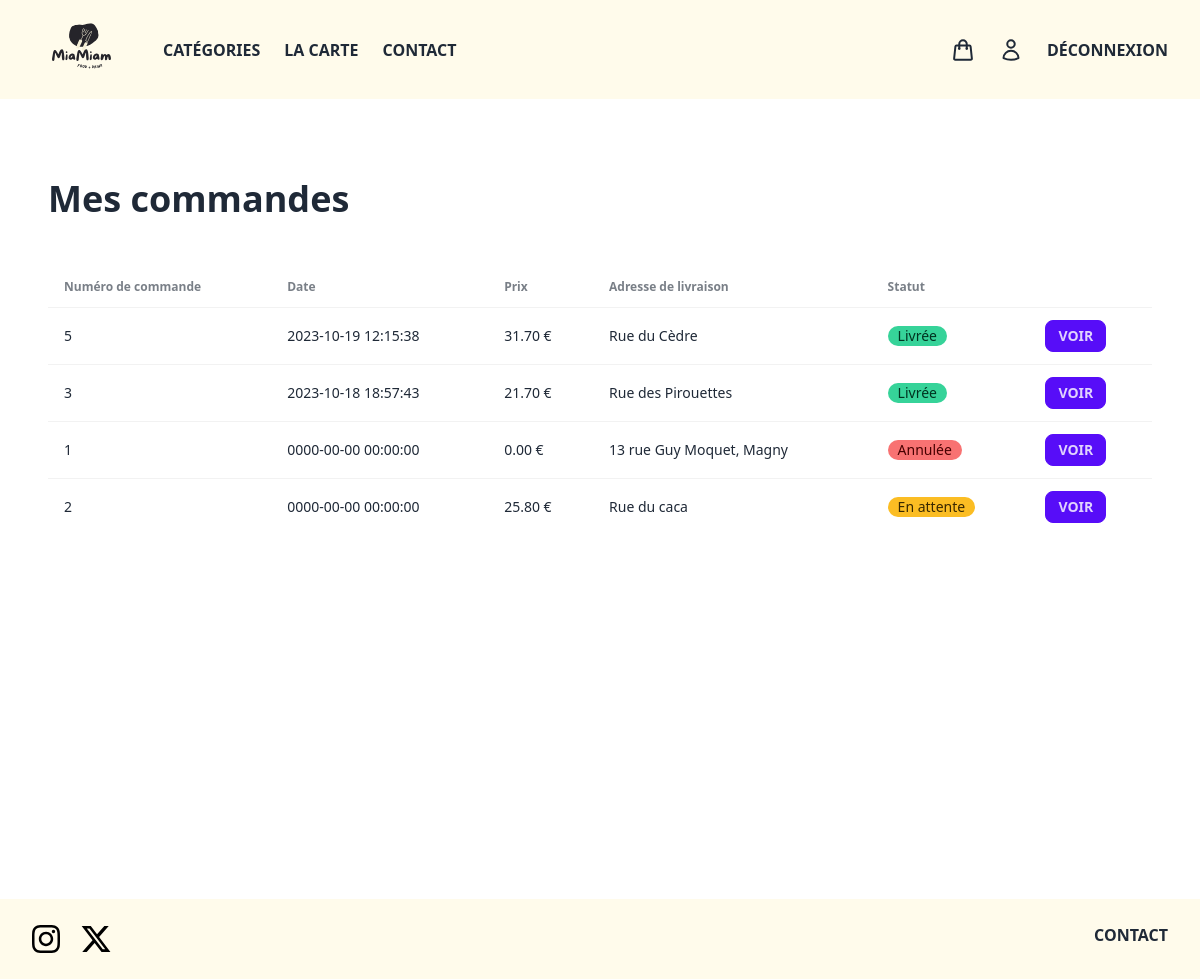
Before: /account-orders.php (signed in) with the older database file.
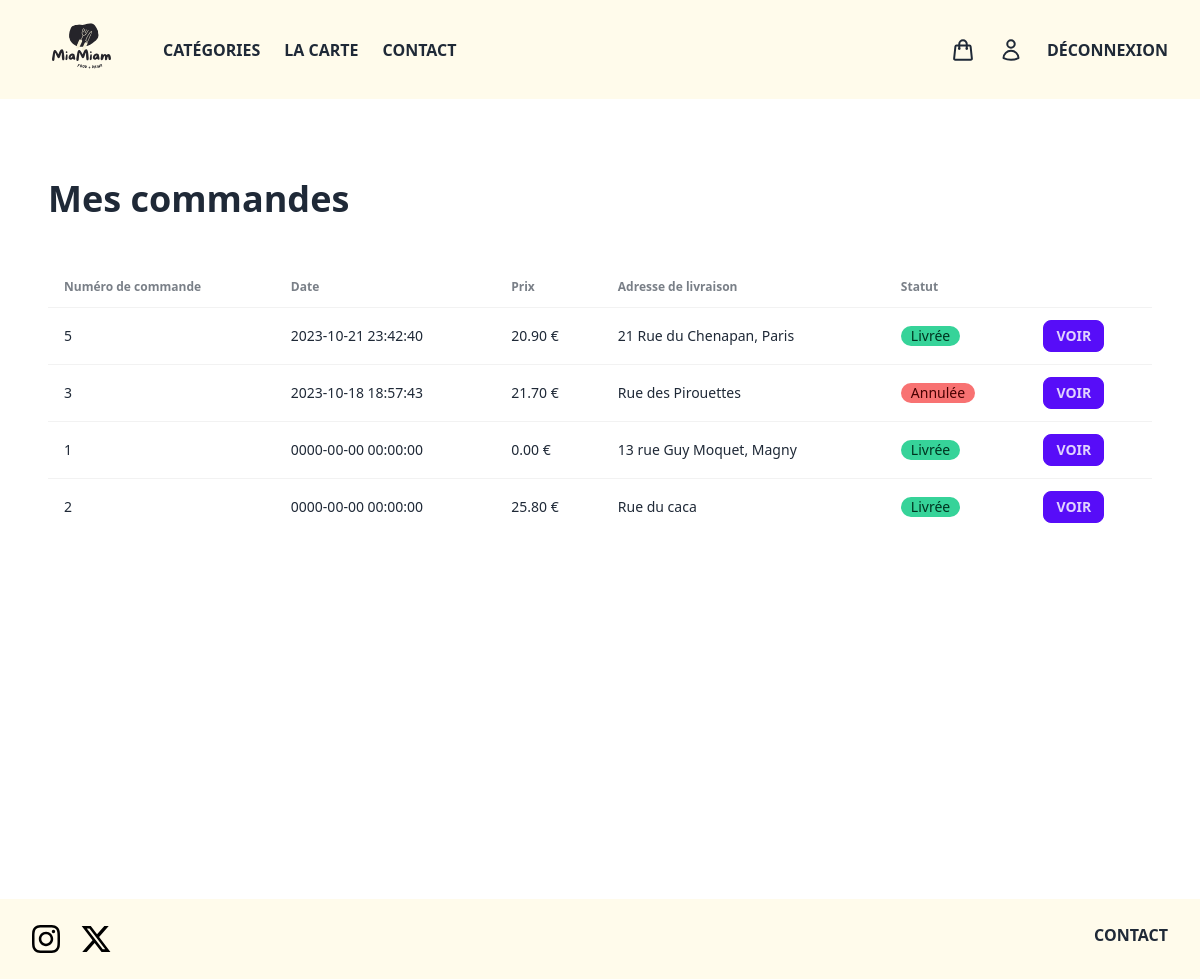
After: the same page with the newer database file.
### tables this page shows
CREATE TABLE IF NOT EXISTS `food_order` (
  `id` int NOT NULL AUTO_INCREMENT,
  `price` decimal(10,2) NOT NULL,
  `user_id` int NOT NULL,
  `delivery_address` varchar(255) NOT NULL,
  `order_date` timestamp NOT NULL DEFAULT CURRENT_TIMESTAMP,
  `status` varchar(255) NOT NULL,
  `comment` varchar(255) NOT NULL,
  PRIMARY KEY (`id`)
);

### account-orders.php (the view, shortened to what this page needs)
<?php
require("connection.php");
try {
    $sql = "SELECT * FROM food_order WHERE user_id = :user_id ORDER BY order_date DESC";
    $stmt = $conn->prepare($sql);
    $stmt->execute(array(
        ":user_id" => $_SESSION["shop_id"]
    ));
    $orders = $stmt->fetchAll();
} catch (PDOException $e) {
    echo $e->getMessage();
}
?>
<!DOCTYPE html>
<html lang="en">
<head>
    <link rel="stylesheet" href="css/output.css" />
</head>
<body>
    <?php require("components/header.php"); ?>
    <main class="mx-auto min-h-screen max-w-screen-xl px-12 py-8">
        <div class="mb-12">
            <h2 class="mt-12 text-4xl font-bold">Mes commandes</h2>
        </div>
        <table class="table col-span-2">
            <thead>
                <tr>
                    <th>Numéro de commande</th>
                    <th>Date</th>
                    <th>Prix</th>
                    <th>Adresse de livraison</th>
                    <th>Statut</th>
                    <th></th>
                </tr>
            </thead>
            <tbody>
                <?php foreach ($orders as $order) { ?>
                    <tr>
                        <td>
                            <?php echo $order["id"]; ?>
                        </td>
                        <td>
                            <?php echo $order["order_date"]; ?>
                        </td>
                        <td>
                            <?php echo $order["price"]; ?> €
                        </td>
                        <td>
                            <?php echo $order["delivery_address"]; ?>
                        </td>
                        <td>
                            <?php if ($order["status"] === "En attente") { ?>
                                <div class="badge badge-warning gap-2">
                                    <?php echo $order["status"]; ?>
                                </div>
                            <?php } else if ($order["status"] === "En cours de livraison") { ?>
                                <div class="badge badge-primary gap-2">
                                    <?php echo $order["status"]; ?>
                                </div>
                            <?php } else if ($order["status"] === "Livrée") { ?>
                                <div class="badge badge-success gap-2">
                                    <?php echo $order["status"]; ?>
                                </div>
                            <?php } else if ($order["status"] === "Annulée") { ?>
                                <div class="badge badge-error gap-2">
                                    <?php echo $order["status"]; ?>
                                </div>
                            <?php } ?>
                        </td>
                        <td>
                            <a href="order-details?id=<?php echo $order["id"]; ?>" class="btn btn-sm btn-primary">Voir</a>
                    </tr>
                <?php } ?>
            </tbody>
        </table>
    </main>
    <?php require("components/footer.php"); ?>
</body>
</html>

Changed rows visible on the page:
changed food_order id 5: order_date "2023-10-19 12:15:38" → "2023-10-21 23:42:40"; price "31.70" → "20.90"; delivery_address "Rue du Cèdre" → "21 Rue du Chenapan, Paris"
changed food_order "Rue des Pirouettes": status "Livrée" → "Annulée"
changed food_order "13 rue Guy Moquet, Magny": status "Annulée" → "Livrée"
changed food_order "Rue du caca": status "En attente" → "Livrée"
